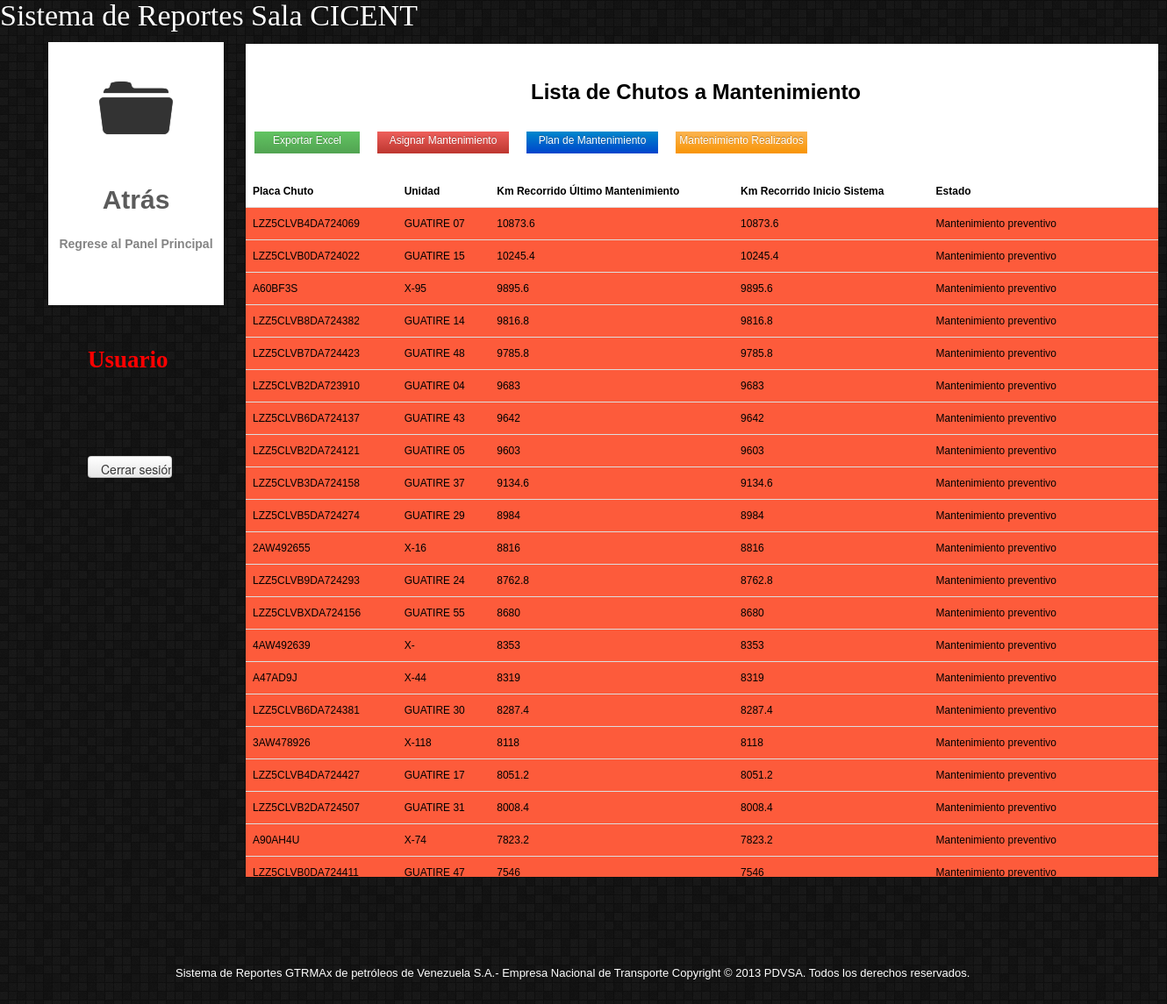
The app's page /Sistema/Mantenimiento.php with its own data.
### tables this page shows
CREATE TABLE IF NOT EXISTS `chuto` (
  `Placal_Chuto` varchar(50) NOT NULL DEFAULT '',
  `Serial_Carroceria` varchar(50) DEFAULT 'NULL',
  `Serial_Motor` varchar(50) DEFAULT 'NULL',
  `Modelo` varchar(50) DEFAULT 'NULL',
  `foto_chuto` varchar(250) DEFAULT 'NULL',
  `Km_recorridos` double DEFAULT NULL,
  `km_recorridos_h` double DEFAULT NULL,
  `Observaciones` varchar(250) DEFAULT NULL,
  `Unidad` varchar(10) DEFAULT NULL,
  `Marca_Chuto_ID_Marca` int(11) DEFAULT NULL,
  `Condicion_Chuto_ID_Condicion` int(11) DEFAULT NULL,
  `Flota_ID_Flota` int(11) DEFAULT NULL,
  `Ubicacion_ID_Ubicacion` int(11) DEFAULT NULL,
  `Estatus_ID_Estatus` int(11) DEFAULT NULL,
  `num_mant` int(11) DEFAULT NULL,
  PRIMARY KEY (`Placal_Chuto`),
  KEY `Chuto_Condicion_Chuto_FK` (`Condicion_Chuto_ID_Condicion`),
  KEY `Chuto_Estatus_FK` (`Estatus_ID_Estatus`),
  KEY `Chuto_Flota_FK` (`Flota_ID_Flota`),
  KEY `Chuto_Marca_Chuto_FK` (`Marca_Chuto_ID_Marca`),
  KEY `Chuto_Ubicacion_FK` (`Ubicacion_ID_Ubicacion`)
);

### Sistema/librerias.php (called while the page is built, shortened)
<?php
	function conectar()
	{
		$servidor = "localhost";
		$usuario = "root";
		$clave = "";
		$link = mysql_connect($servidor,$usuario,$clave);
		if (mysql_select_db("ent",$link))
		{
			return $link;
		}else
		{
			mostrar_mensaje("Base de datos no disponible");
			return NULL;
		}
	}
	function consultar($sql)
	{
		$link = conectar();
		$res = mysql_query($sql,$link);
		return $res;
	}
?>

### Sistema/Mantenimiento.php (the view, shortened to what this page needs)
<?php
	include("Librerias.php");
?>
<!DOCTYPE html>
<html>
<head>
	<link href="css/bootstrap.min.css" rel="stylesheet">
	<link rel="stylesheet" type="text/css" href="css/bootstrap.css">
	<link rel="stylesheet" type="text/css" href="css/demo.css" />
    <link rel="stylesheet" type="text/css" href="css/style6.css" />
</head>
<body>
		<div class="header" style="color:#FFFFFF;font-family:'News Cycle', Georgia, serif;font-size:34px;clear:both;text-shadow:0px 0px 1px #000;padding-top:8px;">
			Sistema de Reportes Sala CICENT
		</div>
		<div id="wb_Text1" style="position:absolute;left:200px;top:1100px;width:915px;height:16px;z-index:33;text-align:left;">
			<span style="color:#FFFFFF;font-family:Arial;font-size:13px;">
				Sistema de Reportes GTRMAx de petr&oacute;leos de Venezuela S.A.- Empresa Nacional de Transporte Copyright &copy;  2013 PDVSA. Todos los derechos reservados.
			</span>
		</div>
	<a href="index.php">
		<input class="btn" type="submit" id="Button1" name="" value="Cerrar sesi&oacute;n" style="position:absolute;left:100px;top:520px;width:96px;height:25px;z-index:36;">
	</a>
	<div id="wb_Text2" style="position:absolute;left:100px;top:400px;width:139px;height:32px;z-index:37;text-align:left;">
		<span style="color:#FF0000;font-family:'Bookman Old Style';font-size:27px;">
			<strong>
				Usuario
			</strong>
		</span>
		<br>
	</div>
    <div class="container"style="position:absolute;left:-100px;">
		<div class="content">
            <ul class="ca-menu">
				<li>
                    <a href="index_administrador.php">
                        <span class="ca-icon">F</span>
							<div class="ca-content">
                                <h2 class="ca-main">Atrás</h2>
                                <h3 class="ca-sub">Regrese al Panel Principal</h3>
                            </div>
                        </a>
                </li>
            </ul>
         </div>
    </div>
	<div id="wb_Form1" style="position:absolute;left:280px;top:50px;width:1040px;height:950px;z-index:40;overflow:auto;">
		<form  method="post"  action="eliminar.php" enctype="multipart/form-data" class="form-horizontal" >
			<div id="wb_Text3" style="position:absolute;left:325px;top:45px;width:450px;height:29px;z-index:0;text-align:left;">
				<span style="color:#000000;font-family:Arial;font-size:24px;">
					<strong>
						Lista de Chutos a Mantenimiento
					</strong>
				</span>
			</div>
			<table class="table" style="width: 100%; height: 15;position:absolute;left:0px;top:150px;text-align: center;">
				<thead>
    				<tr>
      					<th>Placa Chuto</th>
      					<th>Unidad</th>
						<th>Km Recorrido Último Mantenimiento</th>
						<th>Km Recorrido Inicio Sistema</th>
						<th>Estado</th>
    				</tr>
  				</thead>
  				<tbody>
					<?php
					echo "<a style=\"position:absolute;left:10px;top:100px;width:120px;height:25px;z-index:23;text-align: center;color:#FFFFFF;\" href=\"exportar3.php\" class=\"btn-success\">Exportar Excel</a>";
					$consulta="SELECT km_recorridos,km_recorridos_h,placal_chuto,unidad FROM chuto ORDER BY km_recorridos DESC";
					$res=consultar($consulta);
					while($row=mysql_fetch_array($res))
					{
						if($row[km_recorridos] >= 5000)
						{
							echo " <tr>
							 <td bgcolor=\"fd5b3b\"> $row[placal_chuto]</td>
							 <td bgcolor=\"fd5b3b\"> $row[unidad]</td>
							 <td bgcolor=\"fd5b3b\"> $row[km_recorridos]</td>
							 <td bgcolor=\"fd5b3b\"> $row[km_recorridos_h]</td>
							 <td bgcolor=\"fd5b3b\">Mantenimiento preventivo</td> ";
						}
						if($row[km_recorridos] >= 4500 && $row[km_recorridos] < 5000)
						{
							echo " <tr>
							 <td bgcolor=\"6dc4ec\"> $row[placal_chuto]</td>
							 <td bgcolor=\"6dc4ec\"> $row[unidad]</td>
							 <td bgcolor=\"6dc4ec\"> $row[km_recorridos]</td>
							 <td bgcolor=\"6dc4ec\"> $row[km_recorridos_h]</td>
							 <td bgcolor=\"6dc4ec\">Proxima a Mantenimiento preventivo</td> ";
						}
						if($row[km_recorridos] < 4500 )
						{
							echo " <tr>
							<td > $row[placal_chuto]</td>
							<td > $row[unidad]</td>
							<td > $row[km_recorridos]</td>
							<td> $row[km_recorridos_h]</td>
							<td >Ninguno</td> ";
						}
						echo "</tr>";
					}
					?>
				</tbody>
			</table>
			<a style="position:absolute;left:150px;top:100px;width:150px;height:25px;z-index:23;text-align: center;color:#FFFFFF;" href="asignar_mant.php" class="btn-danger">Asignar Mantenimiento</a>
			<a target="_blank" style="position:absolute;left:320px;top:100px;width:150px;height:25px;z-index:23;text-align: center;color:#FFFFFF;" href="plan2.php" class="btn-primary">Plan de Mantenimiento</a>
			<a target="_blank" style="position:absolute;left:490px;top:100px;width:150px;height:25px;z-index:23;text-align: center;color:#FFFFFF;" href="plan3.php" class="btn-warning">Mantenimiento Realizados</a>
		</form>
	</div>
</body>
</html>

### Sistema/css/demo.css (style rules this page uses)
html { height: 100%; }
body { font-family: 'Lato', Calibri, Arial, sans-serif; background: #ddd url(../images/bg.jpg) repeat top left; font-weight: 300; font-size: 15px; color: #333; -webkit-font-smoothing: antialiased; overflow-y: scroll; overflow-x: hidden; }
a { color: #555; text-decoration: none; }
.container { width: 100%; position: relative; }

### Sistema/css/style6.css (style rules this page uses)
body { background:#555 url(../images/pattern.png) repeat top left; color:#000; font-family: 'PT Sans Narrow', Arial, sans-serif; font-size:12px; overflow-y:scroll; }
.ca-menu { padding:0; margin:20px auto; width: 1020px; }
.ca-menu li { width: 200px; height: 300px; overflow: hidden; position: relative; float:left; background: #fff; -webkit-box-shadow: 1px 1px 2px rgba(0,0,0,0.2); -moz-box-shadow: 1px 1px 2px rgba(0,0,0,0.2); box-shadow: 1px 1px 2px rgba(0,0,0,0.2); margin-right: 4px; -webkit-transition: all 300ms linear; -moz-transition: all 300ms linear; -o-transition: all 300ms linear; -ms-transition: all 300ms linear; transition: all 300ms linear; }
.ca-menu li:last-child { margin-right: 0px; }
.ca-menu li a { text-align: left; width: 100%; height: 100%; display: block; color: #333; position: relative; }
.ca-icon { font-family: 'WebSymbolsRegular', cursive; font-size: 60px; color: #333; text-shadow: 0px 0px 1px #333; line-height: 150px; position: absolute; width: 100%; height: 50%; left: 0px; top: 0px; text-align: center; -webkit-transition: all 400ms linear; -moz-transition: all 400ms linear; -o-transition: all 400ms linear; -ms-transition: all 400ms linear; transition: all 400ms linear; }
.ca-content { position: absolute; left: 0px; width: 100%; height: 50%; top: 50%; }
.ca-main { font-size: 30px; opacity: 0.8; text-align: center; -webkit-transition: all 200ms linear; -moz-transition: all 200ms linear; -o-transition: all 200ms linear; -ms-transition: all 200ms linear; transition: all 200ms linear; }
.ca-sub { text-align:center; font-size: 14px; color: #666; line-height: 40px; opacity: 0.8; -webkit-transition: all 200ms linear; -moz-transition: all 200ms linear; -o-transition: all 200ms linear; -ms-transition: all 200ms linear; transition: all 200ms linear; }

### Sistema/Mantenimiento.php (style rules this page uses)
#wb_Form1 { background-color: #FFFFFF; border: 4px #000000 none; }

### records on screen
chuto: Placal_Chuto "LZZ5CLVB4DA724069", Unidad "GUATIRE 07", Km_recorridos "10873.6", km_recorridos_h "10873.6"
chuto: Placal_Chuto "LZZ5CLVB0DA724022", Unidad "GUATIRE 15", Km_recorridos "10245.4", km_recorridos_h "10245.4"
chuto: Placal_Chuto "A60BF3S", Unidad "X-95", Km_recorridos "9895.6", km_recorridos_h "9895.6"
chuto: Placal_Chuto "LZZ5CLVB8DA724382", Unidad "GUATIRE 14", Km_recorridos "9816.8", km_recorridos_h "9816.8"
chuto: Placal_Chuto "LZZ5CLVB7DA724423", Unidad "GUATIRE 48", Km_recorridos "9785.8", km_recorridos_h "9785.8"
chuto: Placal_Chuto "LZZ5CLVB2DA723910", Unidad "GUATIRE 04", Km_recorridos "9683", km_recorridos_h "9683"
chuto: Placal_Chuto "LZZ5CLVB6DA724137", Unidad "GUATIRE 43", Km_recorridos "9642", km_recorridos_h "9642"
chuto: Placal_Chuto "LZZ5CLVB2DA724121", Unidad "GUATIRE 05", Km_recorridos "9603", km_recorridos_h "9603"
chuto: Placal_Chuto "LZZ5CLVB3DA724158", Unidad "GUATIRE 37", Km_recorridos "9134.6", km_recorridos_h "9134.6"
chuto: Placal_Chuto "LZZ5CLVB5DA724274", Unidad "GUATIRE 29", Km_recorridos "8984", km_recorridos_h "8984"
chuto: Placal_Chuto "2AW492655", Unidad "X-16", Km_recorridos "8816", km_recorridos_h "8816"
chuto: Placal_Chuto "LZZ5CLVB9DA724293", Unidad "GUATIRE 24", Km_recorridos "8762.8", km_recorridos_h "8762.8"
chuto: Placal_Chuto "LZZ5CLVBXDA724156", Unidad "GUATIRE 55", Km_recorridos "8680", km_recorridos_h "8680"
chuto: Placal_Chuto "4AW492639", Unidad "X-", Km_recorridos "8353", km_recorridos_h "8353"
chuto: Placal_Chuto "A47AD9J", Unidad "X-44", Km_recorridos "8319", km_recorridos_h "8319"
chuto: Placal_Chuto "LZZ5CLVB6DA724381", Unidad "GUATIRE 30", Km_recorridos "8287.4", km_recorridos_h "8287.4"
chuto: Placal_Chuto "3AW478926", Unidad "X-118", Km_recorridos "8118", km_recorridos_h "8118"
chuto: Placal_Chuto "LZZ5CLVB4DA724427", Unidad "GUATIRE 17", Km_recorridos "8051.2", km_recorridos_h "8051.2"
chuto: Placal_Chuto "LZZ5CLVB2DA724507", Unidad "GUATIRE 31", Km_recorridos "8008.4", km_recorridos_h "8008.4"
chuto: Placal_Chuto "A90AH4U", Unidad "X-74", Km_recorridos "7823.2", km_recorridos_h "7823.2"
chuto: Placal_Chuto "LZZ5CLVB0DA724411", Unidad "GUATIRE 47", Km_recorridos "7546", km_recorridos_h "7546"
